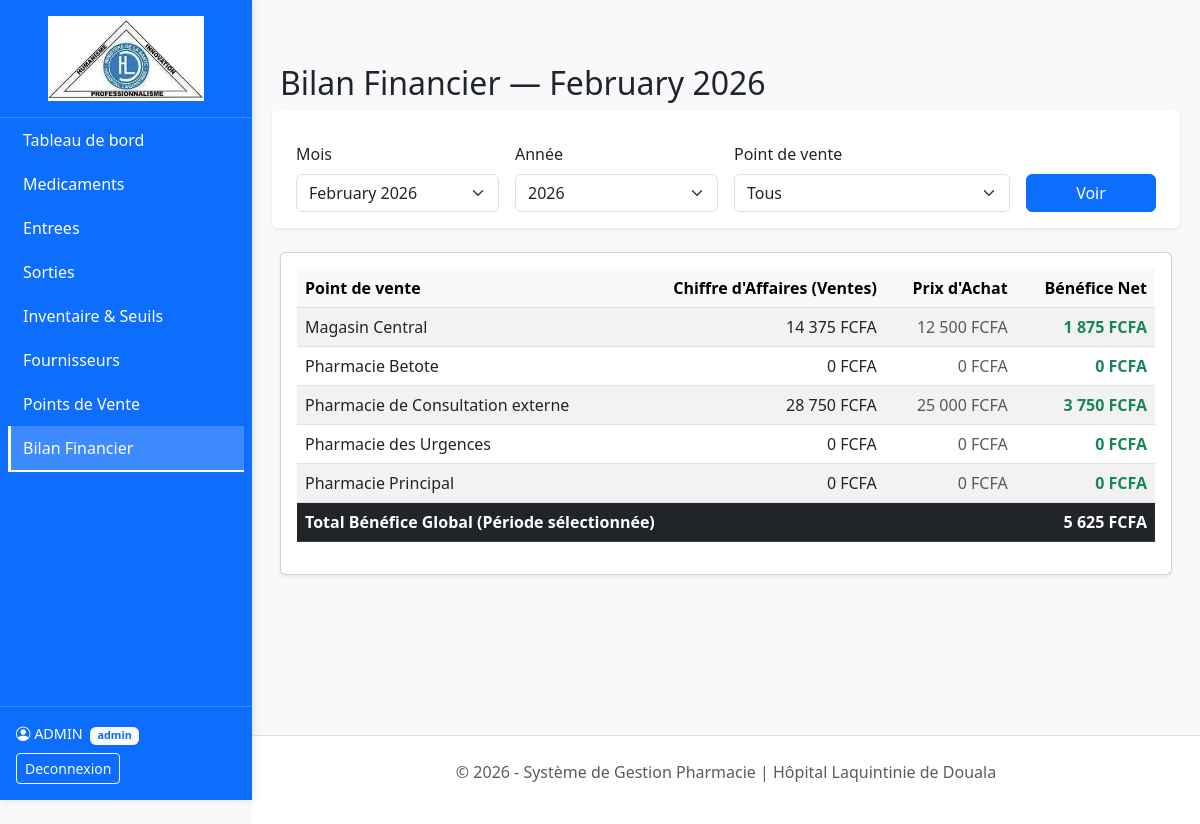
The app's page /pages/bilan_financier.php (signed in) with its own data.
### tables this page shows
CREATE TABLE `points_vente` (
  `id_point_vente` int(11) NOT NULL,
  `nom_point_vente` varchar(100) NOT NULL
);

### pages/bilan_financier.php (the view, shortened to what this page needs)
<?php
require_once '../config/db.php';
$year = intval($_GET['y'] ?? date('Y'));
$month = intval($_GET['m'] ?? date('n'));
$pointId = isset($_GET['pv']) && $_GET['pv'] !== '' ? intval($_GET['pv']) : null;
$months = [];
for ($i = 0; $i < 24; $i++) {
    $ts = strtotime(sprintf('-%d months', $i));
    $months[] = ['year' => (int)date('Y', $ts), 'month' => (int)date('n', $ts), 'label' => date('F Y', $ts)];
}
$sql = "
SELECT
    pv.id_point_vente,
    pv.nom_point_vente,
    COALESCE(stats.total_ventes, 0) as chiffre_affaires,
    COALESCE(stats.total_cout, 0) as cout_achat,
    (COALESCE(stats.total_ventes, 0) - COALESCE(stats.total_cout, 0)) as benefice
FROM points_vente pv
LEFT JOIN (
    SELECT
        s.id_source,
        SUM(s.total_prix) as total_ventes,
        SUM(s.quantite_sortie * COALESCE(l.prix_achat_ttc, 0)) as total_cout
    FROM sorties s
    JOIN stock_lots l ON s.id_lot = l.id_lot
    WHERE YEAR(s.date_sortie) = :year AND MONTH(s.date_sortie) = :month
    GROUP BY s.id_source
) stats ON pv.id_point_vente = stats.id_source
ORDER BY pv.nom_point_vente ASC
";
$stmt = $pdo->prepare($sql);
$stmt->execute([':year' => $year, ':month' => $month]);
$rows = $stmt->fetchAll(PDO::FETCH_ASSOC);
$total_global = 0.0;
$filtered = [];
foreach ($rows as $r) {
    $total_global += floatval($r['benefice']);
    if ($pointId === null || $pointId == $r['id_point_vente']) $filtered[] = $r;
}
?>
<?php include '../includes/header.php'; ?>
<div class="container mt-4">
  <h2 class="mb-4">Bilan Financier — <?= htmlspecialchars(date('F', mktime(0,0,0,$month,1,$year)))." ". $year ?></h2>
  <form method="get" class="row g-3 mb-4 bg-white p-3 shadow-sm rounded">
    <div class="col-md-3">
      <label class="form-label">Mois</label>
      <select name="m" class="form-select">
        <?php foreach ($months as $m): ?>
          <option value="<?= $m['month'] ?>" <?= ($m['month']==$month && $m['year']==$year) ? 'selected' : '' ?>>
            <?= htmlspecialchars($m['label']) ?>
          </option>
        <?php endforeach; ?>
      </select>
    </div>
    <div class="col-md-3">
      <label class="form-label">Année</label>
      <select name="y" class="form-select">
        <?php for ($y = date('Y'); $y >= date('Y')-2; $y--): ?>
          <option value="<?= $y ?>" <?= ($y==$year) ? 'selected' : '' ?>><?= $y ?></option>
        <?php endfor; ?>
      </select>
    </div>
    <div class="col-md-4">
      <label class="form-label">Point de vente</label>
      <select name="pv" class="form-select">
        <option value="">Tous</option>
      </select>
    </div>
    <div class="col-md-2 d-flex align-items-end">
        <button type="submit" class="btn btn-primary w-100">Voir</button>
    </div>
  </form>
  <div class="card shadow-sm">
  <div class="card-body">
  <table class="table table-striped table-hover">
    <thead class="table-light">
      <tr>
          <th>Point de vente</th>
          <th class="text-end">Chiffre d'Affaires (Ventes)</th>
          <th class="text-end">Prix d'Achat</th>
          <th class="text-end fw-bold">Bénéfice Net</th>
      </tr>
    </thead>
    <tbody>
      <?php foreach ($filtered as $r): ?>
        <tr>
          <td><?= htmlspecialchars($r['nom_point_vente']) ?></td>
          <td class="text-end"><?= number_format($r['chiffre_affaires'], 0, ',', ' ') ?> FCFA</td>
          <td class="text-end text-muted"><?= number_format($r['cout_achat'], 0, ',', ' ') ?> FCFA</td>
          <td class="text-end fw-bold text-success"><?= number_format($r['benefice'], 0, ',', ' ') ?> FCFA</td>
        </tr>
      <?php endforeach; ?>
    </tbody>
    <tfoot>
      <tr class="table-dark">
          <th colspan="3">Total Bénéfice Global (Période sélectionnée)</th>
          <th class="text-end"><?= number_format($total_global, 0, ',', ' ') ?> FCFA</th>
      </tr>
    </tfoot>
  </table>
  </div>
  </div>
</div>
<?php include '../includes/footer.php'; ?>

### records on screen
points_vente: nom_point_vente "Magasin Central", chiffre_affaires "14 375", cout_achat "12 500", benefice "1 875"
points_vente: nom_point_vente "Pharmacie Betote", chiffre_affaires "0", cout_achat "0", benefice "0"
points_vente: nom_point_vente "Pharmacie de Consultation externe", chiffre_affaires "28 750", cout_achat "25 000", benefice "3 750"
points_vente: nom_point_vente "Pharmacie des Urgences", chiffre_affaires "0", cout_achat "0", benefice "0"
points_vente: nom_point_vente "Pharmacie Principal", chiffre_affaires "0", cout_achat "0", benefice "0"

### other values on screen
$_SESSION['nom'] "ADMIN"
$_SESSION['role'] "admin"
date('F', mktime(0,0,0,$month,1,$year)) "February"
$year "2026"
$total_global "5 625"
form field m "February 2026"
form field y "2026"
